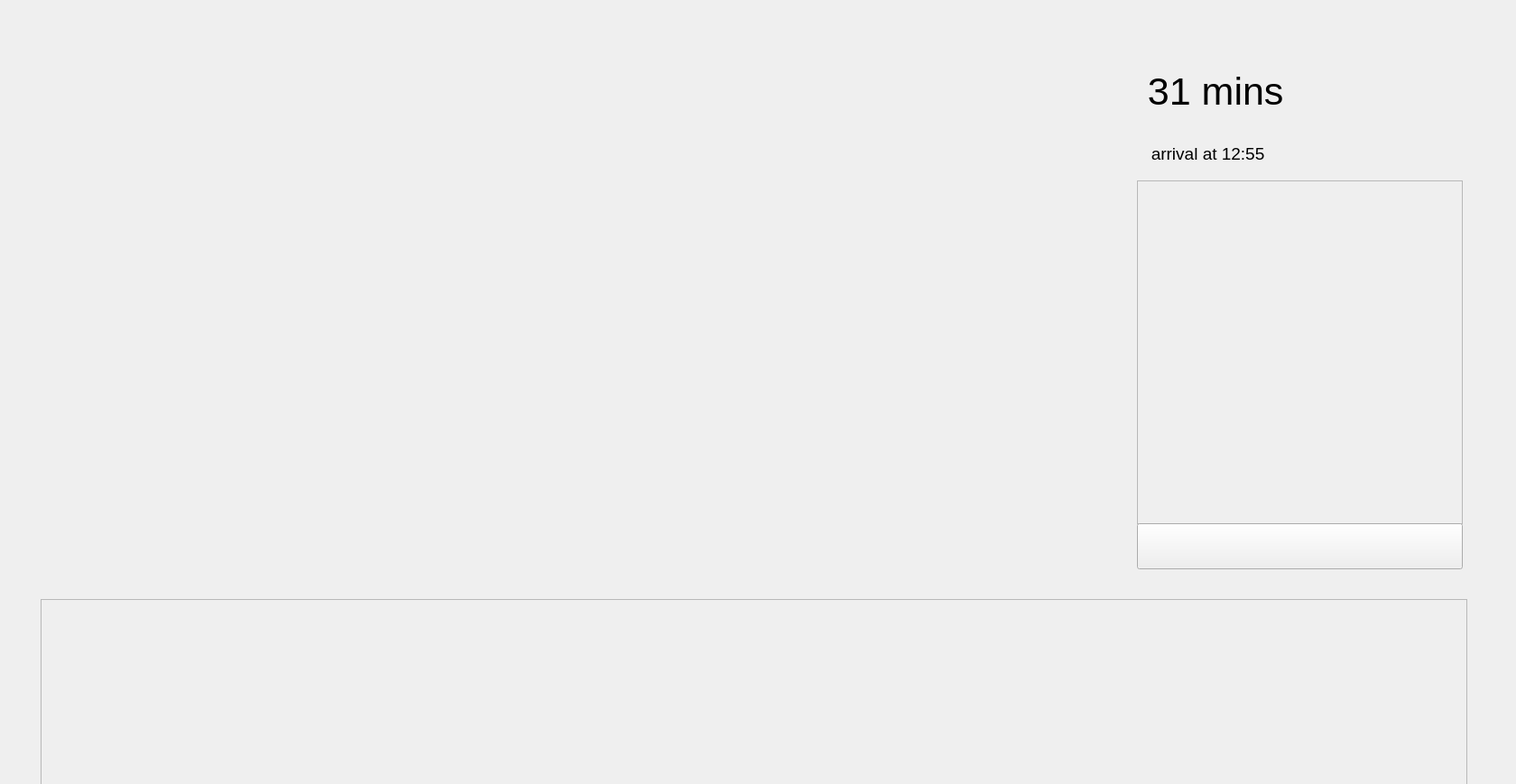
<?xml version="1.0" encoding="UTF-8"?>
<ui version="4.0">
 <class>Form</class>
 <widget class="QWidget" name="Form">
  <property name="geometry">
   <rect>
    <x>0</x>
    <y>0</y>
    <width>1680</width>
    <height>869</height>
   </rect>
  </property>
  <property name="windowTitle">
   <string>Form</string>
  </property>
  <widget class="QScrollArea" name="exit_scroll_area">
   <property name="geometry">
    <rect>
     <x>1260</x>
     <y>200</y>
     <width>361</width>
     <height>381</height>
    </rect>
   </property>
   <property name="widgetResizable">
    <bool>true</bool>
   </property>
   <widget class="QWidget" name="scrollAreaWidgetContents">
    <property name="geometry">
     <rect>
      <x>0</x>
      <y>0</y>
      <width>359</width>
      <height>379</height>
     </rect>
    </property>
    <property name="toolTip">
     <string notr="true"/>
    </property>
    <property name="autoFillBackground">
     <bool>true</bool>
    </property>
   </widget>
  </widget>
  <widget class="QLabel" name="train_path_label">
   <property name="geometry">
    <rect>
     <x>45</x>
     <y>54</y>
     <width>1171</width>
     <height>573</height>
    </rect>
   </property>
   <property name="text">
    <string/>
   </property>
  </widget>
  <widget class="QScrollArea" name="place_scroll_area">
   <property name="geometry">
    <rect>
     <x>45</x>
     <y>664</y>
     <width>1581</width>
     <height>221</height>
    </rect>
   </property>
   <property name="widgetResizable">
    <bool>true</bool>
   </property>
   <widget class="QWidget" name="scrollAreaWidgetContents_2">
    <property name="geometry">
     <rect>
      <x>0</x>
      <y>0</y>
      <width>1579</width>
      <height>219</height>
     </rect>
    </property>
   </widget>
  </widget>
  <widget class="QWidget" name="verticalLayoutWidget">
   <property name="geometry">
    <rect>
     <x>1260</x>
     <y>70</y>
     <width>361</width>
     <height>131</height>
    </rect>
   </property>
   <layout class="QVBoxLayout" name="exit_vertical_layout">
    <item>
     <widget class="QLabel" name="traveling_time_label">
      <property name="font">
       <font>
        <pointsize>32</pointsize>
       </font>
      </property>
      <property name="text">
       <string> 31 mins</string>
      </property>
     </widget>
    </item>
    <item>
     <widget class="QLabel" name="arrival_time_label">
      <property name="font">
       <font>
        <pointsize>14</pointsize>
       </font>
      </property>
      <property name="text">
       <string>   arrival at 12:55</string>
      </property>
     </widget>
    </item>
   </layout>
  </widget>
  <widget class="QLabel" name="exit_label">
   <property name="geometry">
    <rect>
     <x>1260</x>
     <y>54</y>
     <width>361</width>
     <height>573</height>
    </rect>
   </property>
   <property name="text">
    <string>TextLabel</string>
   </property>
  </widget>
  <widget class="QPushButton" name="backBtn">
   <property name="geometry">
    <rect>
     <x>1260</x>
     <y>580</y>
     <width>361</width>
     <height>51</height>
    </rect>
   </property>
   <property name="text">
    <string/>
   </property>
  </widget>
  <widget class="QLabel" name="blur_bg_label">
   <property name="geometry">
    <rect>
     <x>0</x>
     <y>0</y>
     <width>1681</width>
     <height>900</height>
    </rect>
   </property>
   <property name="palette">
    <palette>
     <active>
      <colorrole role="WindowText">
       <brush brushstyle="SolidPattern">
        <color alpha="255">
         <red>255</red>
         <green>255</green>
         <blue>255</blue>
        </color>
       </brush>
      </colorrole>
      <colorrole role="Button">
       <brush brushstyle="SolidPattern">
        <color alpha="255">
         <red>0</red>
         <green>0</green>
         <blue>0</blue>
        </color>
       </brush>
      </colorrole>
      <colorrole role="Light">
       <brush brushstyle="SolidPattern">
        <color alpha="255">
         <red>0</red>
         <green>0</green>
         <blue>0</blue>
        </color>
       </brush>
      </colorrole>
      <colorrole role="Midlight">
       <brush brushstyle="SolidPattern">
        <color alpha="255">
         <red>0</red>
         <green>0</green>
         <blue>0</blue>
        </color>
       </brush>
      </colorrole>
      <colorrole role="Dark">
       <brush brushstyle="SolidPattern">
        <color alpha="255">
         <red>0</red>
         <green>0</green>
         <blue>0</blue>
        </color>
       </brush>
      </colorrole>
      <colorrole role="Mid">
       <brush brushstyle="SolidPattern">
        <color alpha="255">
         <red>0</red>
         <green>0</green>
         <blue>0</blue>
        </color>
       </brush>
      </colorrole>
      <colorrole role="Text">
       <brush brushstyle="SolidPattern">
        <color alpha="255">
         <red>255</red>
         <green>255</green>
         <blue>255</blue>
        </color>
       </brush>
      </colorrole>
      <colorrole role="BrightText">
       <brush brushstyle="SolidPattern">
        <color alpha="255">
         <red>255</red>
         <green>255</green>
         <blue>255</blue>
        </color>
       </brush>
      </colorrole>
      <colorrole role="ButtonText">
       <brush brushstyle="SolidPattern">
        <color alpha="255">
         <red>255</red>
         <green>255</green>
         <blue>255</blue>
        </color>
       </brush>
      </colorrole>
      <colorrole role="Base">
       <brush brushstyle="SolidPattern">
        <color alpha="255">
         <red>0</red>
         <green>0</green>
         <blue>0</blue>
        </color>
       </brush>
      </colorrole>
      <colorrole role="Window">
       <brush brushstyle="SolidPattern">
        <color alpha="255">
         <red>0</red>
         <green>0</green>
         <blue>0</blue>
        </color>
       </brush>
      </colorrole>
      <colorrole role="Shadow">
       <brush brushstyle="SolidPattern">
        <color alpha="255">
         <red>0</red>
         <green>0</green>
         <blue>0</blue>
        </color>
       </brush>
      </colorrole>
      <colorrole role="AlternateBase">
       <brush brushstyle="SolidPattern">
        <color alpha="255">
         <red>0</red>
         <green>0</green>
         <blue>0</blue>
        </color>
       </brush>
      </colorrole>
      <colorrole role="ToolTipBase">
       <brush brushstyle="SolidPattern">
        <color alpha="255">
         <red>255</red>
         <green>255</green>
         <blue>220</blue>
        </color>
       </brush>
      </colorrole>
      <colorrole role="ToolTipText">
       <brush brushstyle="SolidPattern">
        <color alpha="255">
         <red>0</red>
         <green>0</green>
         <blue>0</blue>
        </color>
       </brush>
      </colorrole>
     </active>
     <inactive>
      <colorrole role="WindowText">
       <brush brushstyle="SolidPattern">
        <color alpha="255">
         <red>255</red>
         <green>255</green>
         <blue>255</blue>
        </color>
       </brush>
      </colorrole>
      <colorrole role="Button">
       <brush brushstyle="SolidPattern">
        <color alpha="255">
         <red>0</red>
         <green>0</green>
         <blue>0</blue>
        </color>
       </brush>
      </colorrole>
      <colorrole role="Light">
       <brush brushstyle="SolidPattern">
        <color alpha="255">
         <red>0</red>
         <green>0</green>
         <blue>0</blue>
        </color>
       </brush>
      </colorrole>
      <colorrole role="Midlight">
       <brush brushstyle="SolidPattern">
        <color alpha="255">
         <red>0</red>
         <green>0</green>
         <blue>0</blue>
        </color>
       </brush>
      </colorrole>
      <colorrole role="Dark">
       <brush brushstyle="SolidPattern">
        <color alpha="255">
         <red>0</red>
         <green>0</green>
         <blue>0</blue>
        </color>
       </brush>
      </colorrole>
      <colorrole role="Mid">
       <brush brushstyle="SolidPattern">
        <color alpha="255">
         <red>0</red>
         <green>0</green>
         <blue>0</blue>
        </color>
       </brush>
      </colorrole>
      <colorrole role="Text">
       <brush brushstyle="SolidPattern">
        <color alpha="255">
         <red>255</red>
         <green>255</green>
         <blue>255</blue>
        </color>
       </brush>
      </colorrole>
      <colorrole role="BrightText">
       <brush brushstyle="SolidPattern">
        <color alpha="255">
         <red>255</red>
         <green>255</green>
         <blue>255</blue>
        </color>
       </brush>
      </colorrole>
      <colorrole role="ButtonText">
       <brush brushstyle="SolidPattern">
        <color alpha="255">
         <red>255</red>
         <green>255</green>
         <blue>255</blue>
        </color>
       </brush>
      </colorrole>
      <colorrole role="Base">
       <brush brushstyle="SolidPattern">
        <color alpha="255">
         <red>0</red>
         <green>0</green>
         <blue>0</blue>
        </color>
       </brush>
      </colorrole>
      <colorrole role="Window">
       <brush brushstyle="SolidPattern">
        <color alpha="255">
         <red>0</red>
         <green>0</green>
         <blue>0</blue>
        </color>
       </brush>
      </colorrole>
      <colorrole role="Shadow">
       <brush brushstyle="SolidPattern">
        <color alpha="255">
         <red>0</red>
         <green>0</green>
         <blue>0</blue>
        </color>
       </brush>
      </colorrole>
      <colorrole role="AlternateBase">
       <brush brushstyle="SolidPattern">
        <color alpha="255">
         <red>0</red>
         <green>0</green>
         <blue>0</blue>
        </color>
       </brush>
      </colorrole>
      <colorrole role="ToolTipBase">
       <brush brushstyle="SolidPattern">
        <color alpha="255">
         <red>255</red>
         <green>255</green>
         <blue>220</blue>
        </color>
       </brush>
      </colorrole>
      <colorrole role="ToolTipText">
       <brush brushstyle="SolidPattern">
        <color alpha="255">
         <red>0</red>
         <green>0</green>
         <blue>0</blue>
        </color>
       </brush>
      </colorrole>
     </inactive>
     <disabled>
      <colorrole role="WindowText">
       <brush brushstyle="SolidPattern">
        <color alpha="255">
         <red>0</red>
         <green>0</green>
         <blue>0</blue>
        </color>
       </brush>
      </colorrole>
      <colorrole role="Button">
       <brush brushstyle="SolidPattern">
        <color alpha="255">
         <red>0</red>
         <green>0</green>
         <blue>0</blue>
        </color>
       </brush>
      </colorrole>
      <colorrole role="Light">
       <brush brushstyle="SolidPattern">
        <color alpha="255">
         <red>0</red>
         <green>0</green>
         <blue>0</blue>
        </color>
       </brush>
      </colorrole>
      <colorrole role="Midlight">
       <brush brushstyle="SolidPattern">
        <color alpha="255">
         <red>0</red>
         <green>0</green>
         <blue>0</blue>
        </color>
       </brush>
      </colorrole>
      <colorrole role="Dark">
       <brush brushstyle="SolidPattern">
        <color alpha="255">
         <red>0</red>
         <green>0</green>
         <blue>0</blue>
        </color>
       </brush>
      </colorrole>
      <colorrole role="Mid">
       <brush brushstyle="SolidPattern">
        <color alpha="255">
         <red>0</red>
         <green>0</green>
         <blue>0</blue>
        </color>
       </brush>
      </colorrole>
      <colorrole role="Text">
       <brush brushstyle="SolidPattern">
        <color alpha="255">
         <red>0</red>
         <green>0</green>
         <blue>0</blue>
        </color>
       </brush>
      </colorrole>
      <colorrole role="BrightText">
       <brush brushstyle="SolidPattern">
        <color alpha="255">
         <red>255</red>
         <green>255</green>
         <blue>255</blue>
        </color>
       </brush>
      </colorrole>
      <colorrole role="ButtonText">
       <brush brushstyle="SolidPattern">
        <color alpha="255">
         <red>0</red>
         <green>0</green>
         <blue>0</blue>
        </color>
       </brush>
      </colorrole>
      <colorrole role="Base">
       <brush brushstyle="SolidPattern">
        <color alpha="255">
         <red>0</red>
         <green>0</green>
         <blue>0</blue>
        </color>
       </brush>
      </colorrole>
      <colorrole role="Window">
       <brush brushstyle="SolidPattern">
        <color alpha="255">
         <red>0</red>
         <green>0</green>
         <blue>0</blue>
        </color>
       </brush>
      </colorrole>
      <colorrole role="Shadow">
       <brush brushstyle="SolidPattern">
        <color alpha="255">
         <red>0</red>
         <green>0</green>
         <blue>0</blue>
        </color>
       </brush>
      </colorrole>
      <colorrole role="AlternateBase">
       <brush brushstyle="SolidPattern">
        <color alpha="255">
         <red>0</red>
         <green>0</green>
         <blue>0</blue>
        </color>
       </brush>
      </colorrole>
      <colorrole role="ToolTipBase">
       <brush brushstyle="SolidPattern">
        <color alpha="255">
         <red>255</red>
         <green>255</green>
         <blue>220</blue>
        </color>
       </brush>
      </colorrole>
      <colorrole role="ToolTipText">
       <brush brushstyle="SolidPattern">
        <color alpha="255">
         <red>0</red>
         <green>0</green>
         <blue>0</blue>
        </color>
       </brush>
      </colorrole>
     </disabled>
    </palette>
   </property>
   <property name="autoFillBackground">
    <bool>false</bool>
   </property>
   <property name="styleSheet">
    <string notr="true">QLabel{&quot;background-color: rgba(255,255,255,0;&quot;};</string>
   </property>
   <property name="text">
    <string/>
   </property>
  </widget>
  <widget class="QWidget" name="verticalLayoutWidget_2">
   <property name="geometry">
    <rect>
     <x>50</x>
     <y>60</y>
     <width>1161</width>
     <height>561</height>
    </rect>
   </property>
   <layout class="QVBoxLayout" name="path_vertical_layout"/>
  </widget>
  <zorder>exit_label</zorder>
  <zorder>train_path_label</zorder>
  <zorder>exit_scroll_area</zorder>
  <zorder>place_scroll_area</zorder>
  <zorder>verticalLayoutWidget</zorder>
  <zorder>backBtn</zorder>
  <zorder>verticalLayoutWidget_2</zorder>
  <zorder>blur_bg_label</zorder>
 </widget>
 <resources/>
 <connections/>
</ui>
